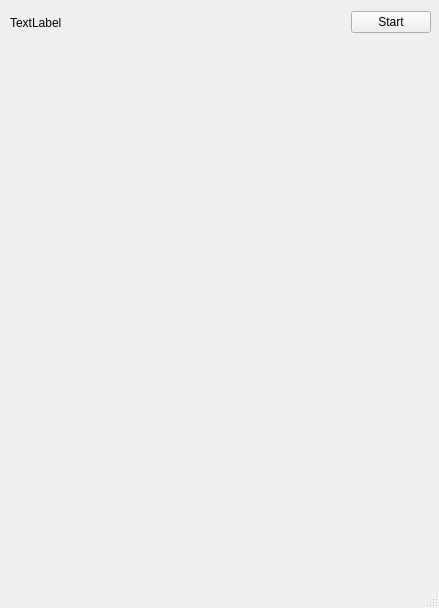
<?xml version="1.0" encoding="UTF-8"?>
<ui version="4.0">
 <class>MainWindow</class>
 <widget class="QMainWindow" name="MainWindow">
  <property name="geometry">
   <rect>
    <x>0</x>
    <y>0</y>
    <width>439</width>
    <height>608</height>
   </rect>
  </property>
  <property name="windowTitle">
   <string>MainWindow</string>
  </property>
  <widget class="QWidget" name="centralwidget">
   <widget class="QWidget" name="">
    <property name="geometry">
     <rect>
      <x>10</x>
      <y>10</y>
      <width>421</width>
      <height>25</height>
     </rect>
    </property>
    <layout class="QHBoxLayout" name="horizontalLayout">
     <item>
      <widget class="QLabel" name="label">
       <property name="sizePolicy">
        <sizepolicy hsizetype="Expanding" vsizetype="Preferred">
         <horstretch>0</horstretch>
         <verstretch>0</verstretch>
        </sizepolicy>
       </property>
       <property name="text">
        <string>TextLabel</string>
       </property>
       <property name="wordWrap">
        <bool>true</bool>
       </property>
      </widget>
     </item>
     <item>
      <widget class="QPushButton" name="pushButton">
       <property name="text">
        <string>Start</string>
       </property>
      </widget>
     </item>
    </layout>
   </widget>
  </widget>
  <widget class="QMenuBar" name="menubar">
   <property name="geometry">
    <rect>
     <x>0</x>
     <y>0</y>
     <width>439</width>
     <height>22</height>
    </rect>
   </property>
  </widget>
  <widget class="QStatusBar" name="statusbar"/>
 </widget>
 <resources/>
 <connections/>
</ui>
